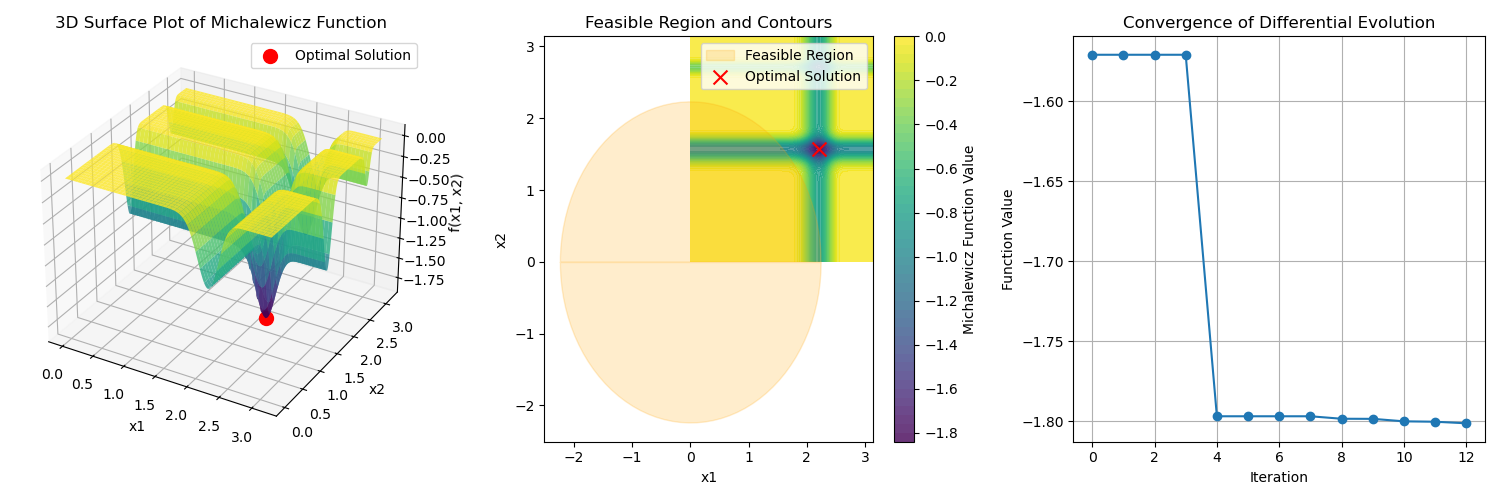

The Python source for this figure:
import numpy as np
from scipy.optimize import differential_evolution, NonlinearConstraint
import matplotlib.pyplot as plt
from mpl_toolkits.mplot3d import Axes3D

# Define the Michalewicz function


def michalewicz(x, m=10):
    return -sum(np.sin(x[i]) * (np.sin((i + 1) * x[i]**2 / np.pi))**(2 * m) for i in range(len(x)))

# Define a nonlinear constraint: x1^2 + x2^2 <= 5


def constraint(x):
    return 5 - (x[0]**2 + x[1]**2)


# Set up the constraint
nonlinear_constraint = NonlinearConstraint(constraint, -np.inf, 0)

# Set the dimension of the problem
dimension = 2

# Define bounds for each dimension (typical range for the Michalewicz function)
bounds = [(0, np.pi) for _ in range(dimension)]

# Callback function to collect points during optimization for visualization
history = []


def callback(xk, convergence):
    history.append(xk)


# Perform global optimization using Differential Evolution with a constraint
result = differential_evolution(
    michalewicz,
    bounds,
    args=(10,),
    constraints=(nonlinear_constraint,),
    strategy='best1bin',
    maxiter=1000,
    popsize=15,
    callback=callback
)

print(f"Global minimum found at: {result.x}")
print(f"Function value at minimum: {result.fun:.4f}")
print(f"Number of iterations: {result.nit}")

# Visualization of the Michalewicz function for 2D

# 1. 3D Surface Plot
x = np.linspace(0, np.pi, 400)
y = np.linspace(0, np.pi, 400)
X, Y = np.meshgrid(x, y)
Z = np.array([[michalewicz([xx, yy]) for xx, yy in zip(x_row, y_row)]
             for x_row, y_row in zip(X, Y)])

fig = plt.figure(figsize=(15, 5))

# 3D Surface Plot
ax1 = fig.add_subplot(131, projection='3d')
ax1.plot_surface(X, Y, Z, cmap='viridis', edgecolor='none', alpha=0.8)
ax1.scatter(result.x[0], result.x[1], result.fun,
            color='red', s=100, label='Optimal Solution')
ax1.set_title('3D Surface Plot of Michalewicz Function')
ax1.set_xlabel('x1')
ax1.set_ylabel('x2')
ax1.set_zlabel('f(x1, x2)')
ax1.legend()

# 2. 2D Contour Plot with Feasible Region Highlighted
ax2 = fig.add_subplot(132)
contour = ax2.contourf(X, Y, Z, levels=50, cmap='viridis', alpha=0.8)
plt.colorbar(contour, ax=ax2, label='Michalewicz Function Value')

# Highlight feasible region
theta = np.linspace(0, 2 * np.pi, 100)
r = np.sqrt(5)
ax2.fill_between(r * np.cos(theta), r * np.sin(theta),
                 alpha=0.2, color='orange', label='Feasible Region')

ax2.scatter(result.x[0], result.x[1], color='red',
            marker='x', s=100, label='Optimal Solution')
ax2.set_title('Feasible Region and Contours')
ax2.set_xlabel('x1')
ax2.set_ylabel('x2')
ax2.legend()

# 3. Convergence Plot
ax3 = fig.add_subplot(133)
convergence = [michalewicz(point) for point in history]
ax3.plot(range(len(convergence)), convergence, marker='o', linestyle='-')
ax3.set_title('Convergence of Differential Evolution')
ax3.set_xlabel('Iteration')
ax3.set_ylabel('Function Value')
ax3.grid()

plt.tight_layout()
plt.savefig('global-opt.png')
plt.show()
